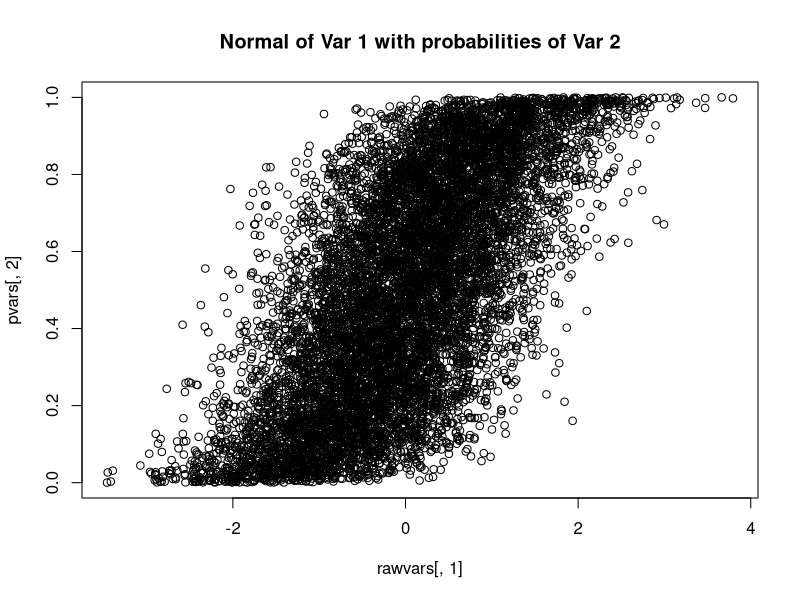
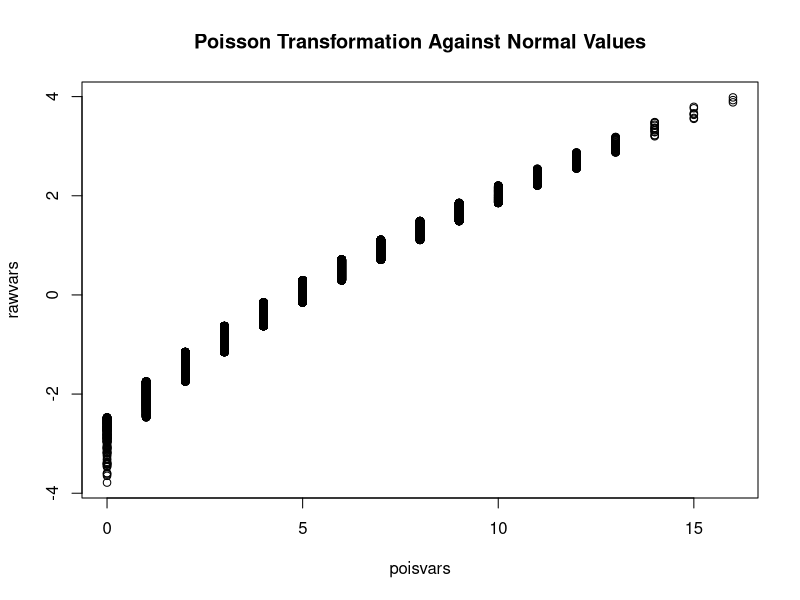
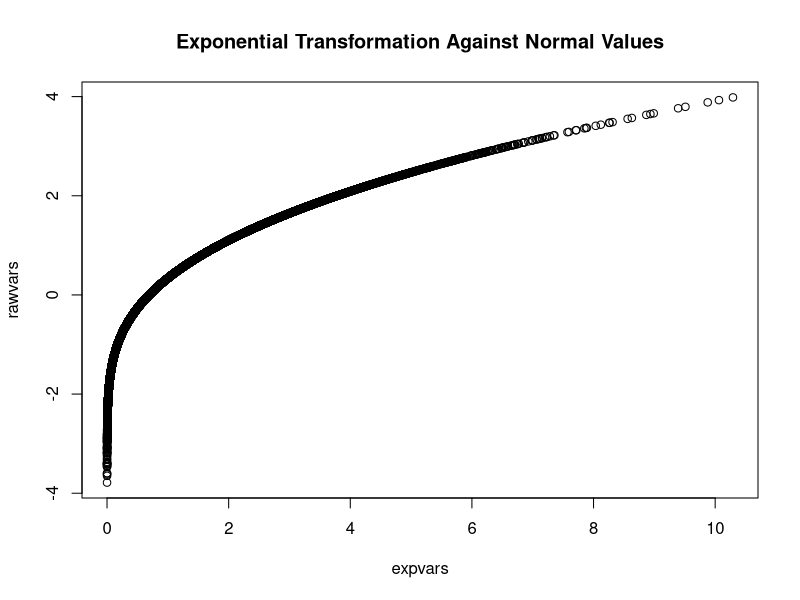
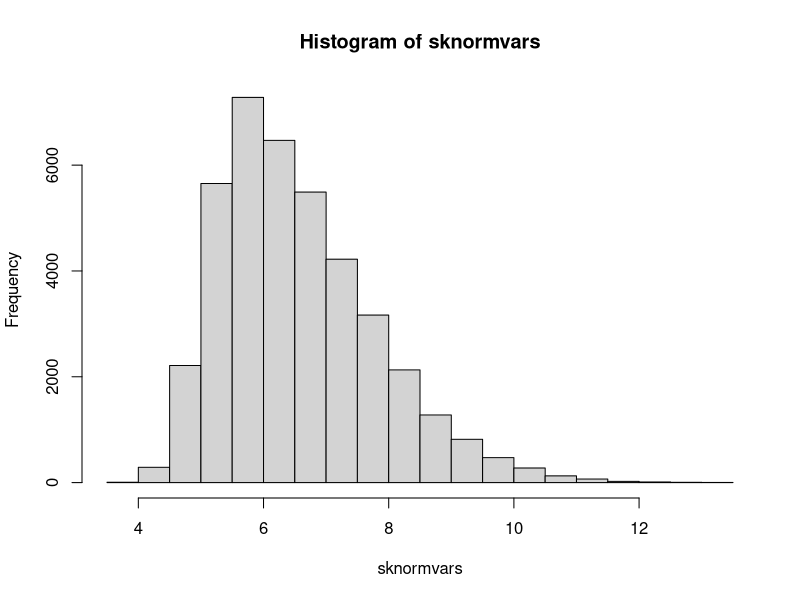
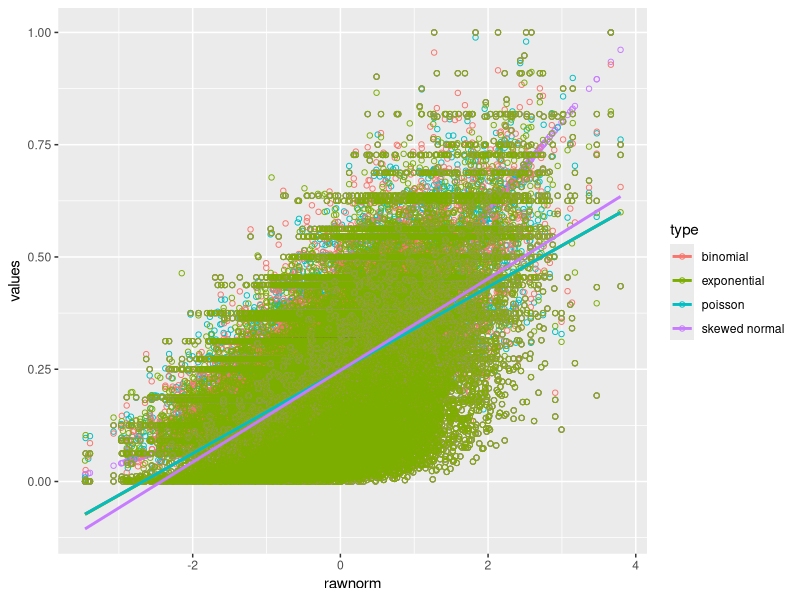

Here is the R script that generated these plots, in order:
library(MASS)


set.seed(100)
# http://www.econometricsbysimulation.com/2014/02/easily-generate-correlated-variables.html?m=1
# We will use the command mvrnorm to draw a matrix of variables

# Let's keep it simple, 
mu <- rep(0,4)
Sigma <- matrix(.7, nrow=4, ncol=4) + diag(4)*.3

rawvars <- mvrnorm(n=10000, mu=mu, Sigma=Sigma)

cov(rawvars); cor(rawvars)
# We can see our normal sample produces results very similar to our 
#specified covariance levels.

# No lets transform some variables
pvars <- pnorm(rawvars)

# Through this process we already have 
cov(pvars); cor(pvars)
# We can see that while the covariances have dropped significantly, 
# the simply correlations are largely the same.

plot(rawvars[,1], pvars[,2], main="Normal of Var 1 with probabilities of Var 2") 

# Things are looking pretty well so far.  Let's see what happens when we invert 
#different CDFs.

# To generate correlated poisson
poisvars <- qpois(pvars, 5)
cor(poisvars, rawvars) 
# This matrix presents the correlation between the original values generated
# and the tranformed poisson variables.  We can see that the correlation matrix
# is very similar though somewhat "downward biased".  This is because any
# transformation away from the original will reduce the correlation between the
# variables.

plot(poisvars,rawvars, main="Poisson Transformation Against Normal Values")

# Perhaps the poisson count distribution is not exotic enough.

# Perhaps a binomial distribution with 3 draws at 25% each
binomvars <- qpois(1-pvars, 3, .25) 
# Note, I did 1-p because p is defined differently for the qpois for some 
#reason
cor(binomvars, rawvars) 

# Or the exponential distribution
expvars <- qexp(pvars)
cor(expvars, rawvars)
# We can see that the correlations after the exponential tranformations are
# significantly weaker (from .7 to .63) but still good representations if
# we are interested in simulating correlations between a normal and exponential
# variables.

plot(expvars,rawvars, main="Exponential Transformation Against Normal Values") 

# To make things a little more interesting, let's now transform our probabilities
# into skewed normal distributions.
library(sn)
sknormvars <- qsn(pvars, 5, 2, 5)
cor(expvars, rawvars)

hist(sknormvars, breaks=20) 

# Finally in order to demonstrate what we can do let's combine our variables into
# a single matrix.

combvar <- data.frame(sknormvars, poisvars[,2], binomvars[,3], expvars[,4])

cor(combvar)
#          [,1]      [,2]      [,3]      [,4]
#[1,] 1.0000000 0.6853314 0.6826398 0.6256086
#[2,] 0.6853314 1.0000000 0.6748458 0.6402233
#[3,] 0.6826398 0.6748458 1.0000000 0.6325102
#[4,] 0.6256086 0.6402233 0.6325102 1.0000000

# I am going to try to get all of these dirstributions on the same graph
stdcombvar <- t(t(combvar)-apply(combvar,2,min))
stdcombvar <- t(t(stdcombvar)/apply(stdcombvar,2,max))
summary(stdcombvar)

plotter <- data.frame(
  values = c(stdcombvar),
  rawnorm = rep(rawvars[,1], 4),
  type = rep(c("skewed normal", 
               "poisson", 
               "binomial", 
               "exponential"), 
             each=10000))

library(ggplot2)  

ggplot(plotter, aes(x=rawnorm ,y=values, color=type)) +
  geom_point(shape=1) +     # Use hollow circles
  geom_smooth(method=lm,    # Add linear regression line
              se=FALSE)  
